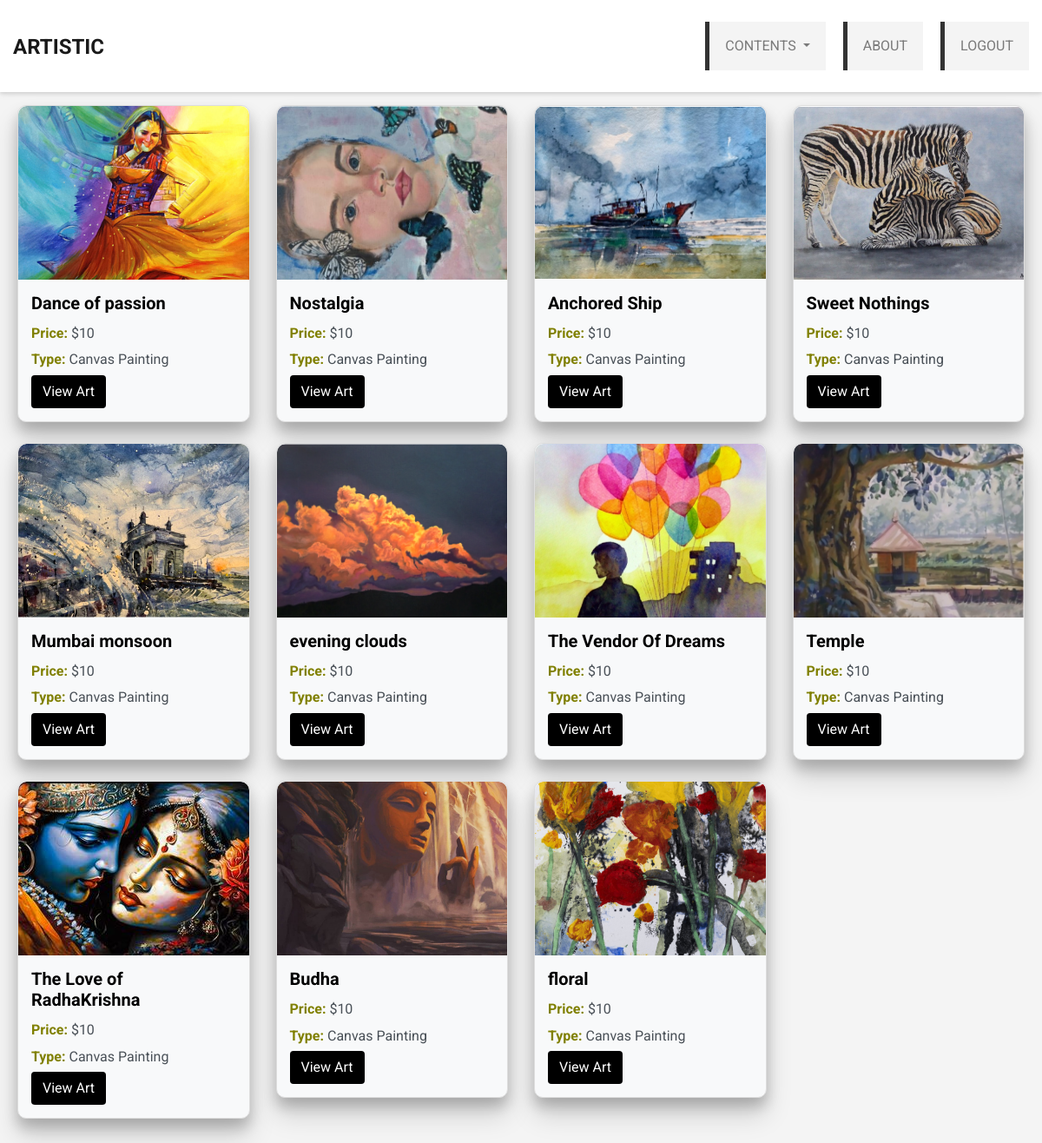
The page /paintings/ (signed in) on the database its author committed.
### artapp/models.py (models this page shows, shortened)
class Arts(models.Model):
    Art_id = models.AutoField(primary_key=True)
    title = models.CharField(max_length=100)
    aboutArt= models. TextField()
    place=models.CharField(max_length=20,default='hi')
    Artwork_year = models.BigIntegerField(default=00)
    url = models.CharField(max_length=100)
    ArtistName = models.ForeignKey(Artists, on_delete=models.CASCADE)
    img= models.ImageField(upload_to='arts/')
    price = models.IntegerField(default=10)
    type = models.CharField(max_length= 100,default="")

### artapp/middlewares.py (the view)
    def wrapped_view(request,*args,**kwargs):
        if request.user.is_authenticated == False:
            return redirect('Login')
        return view_function(request, *args, **kwargs)

### artapp/views.py (called while the page is built)
@auth
def Paintings(request):
    arts=Arts.objects.all()[:11]
    data={
        'arts': arts,
    }
    return render(request, 'paintings.html', data)

### templates/paintings.html (shortened to what this page needs)
{% extends 'base.html' %}
{% block content %}
<div class="container1">
    <div class="row">
        {% for a in arts %}
            <div class="col-lg-3 col-md-4 col-sm-6 mb-4">
                <div class="art-item">
                    <div class="image-container">
                        <img src="/media/{{ a.img }}" alt="{{ a.title }}" class="img-fluid art-image">
                    </div>
                    <div class="art-details">
                        <h5 class="art-title"><strong style="color:black">{{ a.title }}</strong></h5>
                        <p><strong style="color:#808000">Price: </strong> ${{ a.price }}</p>
                        <p><strong style="color:#808000">Type:</strong> {% if a.IsDigital %}Digital Art{% else %}Canvas Painting{% endif %}</p>
                        <a href="/artapp/art/{{ a.url }}" class="btn">View Art</a>
                    </div>
                </div>
            </div>
        {% endfor %}
    </div>
</div>
{% endblock %}

### templates/base.html (shortened to what this page needs)
<!DOCTYPE html>
<html lang="en">
<head>
    {% load static %}
    {%load custom_filters%}
    <link rel="stylesheet" href="https://stackpath.bootstrapcdn.com/bootstrap/4.5.2/css/bootstrap.min.css">
    <link href="{% static 'css/style.css' %}" rel="stylesheet">
    <link href="https://cdnjs.cloudflare.com/ajax/libs/font-awesome/5.15.3/css/all.min.css" rel="stylesheet">
</head>
<body>
    <nav class="navbar navbar-expand-lg navbar-light bg-light">
        <div class="white">
            <a class="navbar-brand" href="/Home">ARTISTIC</a>
            <div class="collapse navbar-collapse" id="navbarNav">
                <ul class="navbar-nav ml-auto">
                    <li class="nav-item dropdown">
                        <a class="nav-link dropdown-toggle" href="#" id="navbarDropdown" role="button" data-toggle="dropdown" aria-haspopup="true" aria-expanded="false">
                            CONTENTS
                        </a>
                    </li>
                    <li class="nav-item"><a class="nav-link" href="/about">ABOUT</a></li>
                    {% if user.is_authenticated %}
                        <li class="nav-item"><a class="nav-link" href="{% url 'logout' %}">LOGOUT</a></li>
                    {% else %}
                        <li class="nav-item"><a class="nav-link" href="{% url 'Login' %}">LOGIN</a></li>
                        <li class="nav-item"><a class="nav-link" href="{% url 'register' %}">REGISTER</a></li>
                    {% endif %}
                </ul>
            </div>
        </div>
    </nav>
    {% block content %}{% endblock %}
</body>
</html>

### artapp/static/css/style.css (style rules this page uses)
body { font-family: 'Open Sans', sans-serif; color: #000; background-color: #f8f9fa; }
h1, h2, h3, h4, h5, h6 { font-family: 'Roboto', sans-serif; }

### templates/base.html (style rules this page uses)
body { font-family: 'Roboto', sans-serif; margin: 0; padding: 0; background: #f4f4f4; color: #333; line-height: 1.6; }
.white { display:flex; margin:auto 0; flex-direction: row; width:100%; padding:15px; background: #fff; box-shadow: 0 0 10px rgba(0, 0, 0, 0.1); }
p { margin-bottom: 20px; }
ul { list-style-type: none; padding: 0; }
ul li { background: #f4f4f4; margin: 10px 0; padding: 10px; border-left: 5px solid #333; }
.navbar { padding:0px; background: #f8f9fa; box-shadow: 0 2px 4px rgba(0, 0, 0, 0.1); position: relative; z-index: 1000; margin: 0; }
.navbar-brand { font-size: 1.5em; font-weight: bold; color: #333; text-decoration: none; padding-top: 20px; }
.navbar-nav { display: flex; flex-direction: row; list-style: none; padding: 0; margin: 0; }
.nav-item { margin-left: 20px; }
.nav-link { color: #333; text-decoration: none; padding: 5px 10px; display: block; font-size: 1em; }

### templates/paintings.html (style rules this page uses)
.art-item { background-color: #f8f9fa; border: 1px solid #ddd; border-radius: 10px; box-shadow: 0 10px 15px rgba(0, 0, 0, 0.2), 0 20px 30px rgba(0, 0, 0, 0.15); transform: translateY(-5px); overflow: hidden; transition: transform 0.3s ease; display: flex; flex-direction: column; justify-content: space-between; }
.image-container { width: 100%; height: 200px; overflow: hidden; }
.art-image { width: 100%; height: 100%; object-fit: cover; border-top-left-radius: 10px; border-top-right-radius: 10px; }
.art-details { padding: 15px; }
.art-title { color: #343a40; margin-bottom: 10px; }
.art-details p { color: #495057; margin-bottom: 5px; }
.btn { background-color: black; color: white; }
.container1 { padding: 20px; }

### rows shown on the page
Arts: img (picture), title "Dance of passion", price "10"
Arts: img (picture), title "Nostalgia", price "10"
Arts: img (picture), title "Anchored Ship", price "10"
Arts: img (picture), title "Sweet Nothings", price "10"
Arts: img (picture), title "Mumbai monsoon", price "10"
Arts: img (picture), title "evening clouds", price "10"
Arts: img (picture), title "The Vendor Of Dreams", price "10"
Arts: img (picture), title "Temple", price "10"
Arts: img (picture), title "The Love of RadhaKrishna", price "10"
Arts: img (picture), title "Budha", price "10"
Arts: img (picture), title "floral", price "10"
